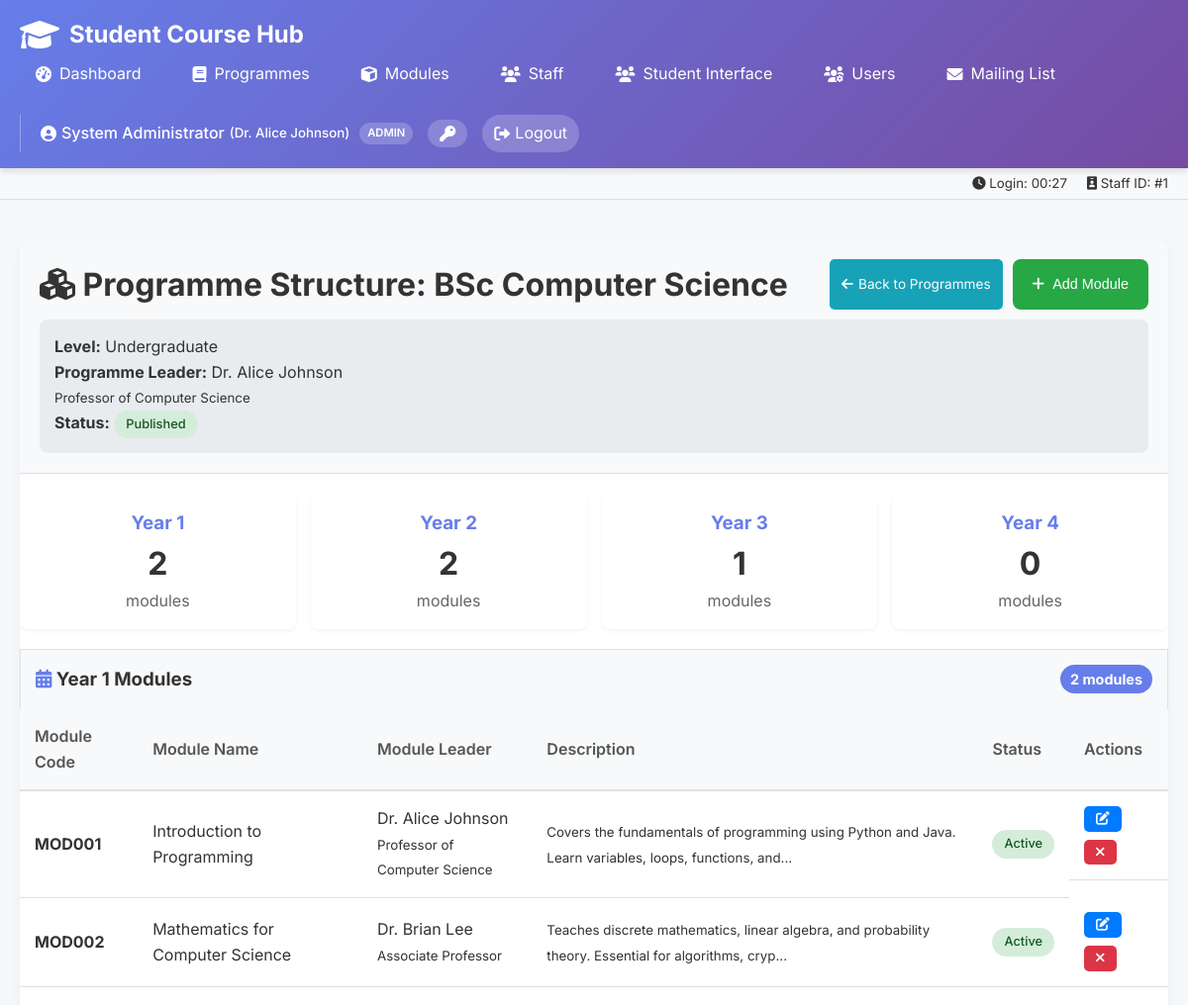
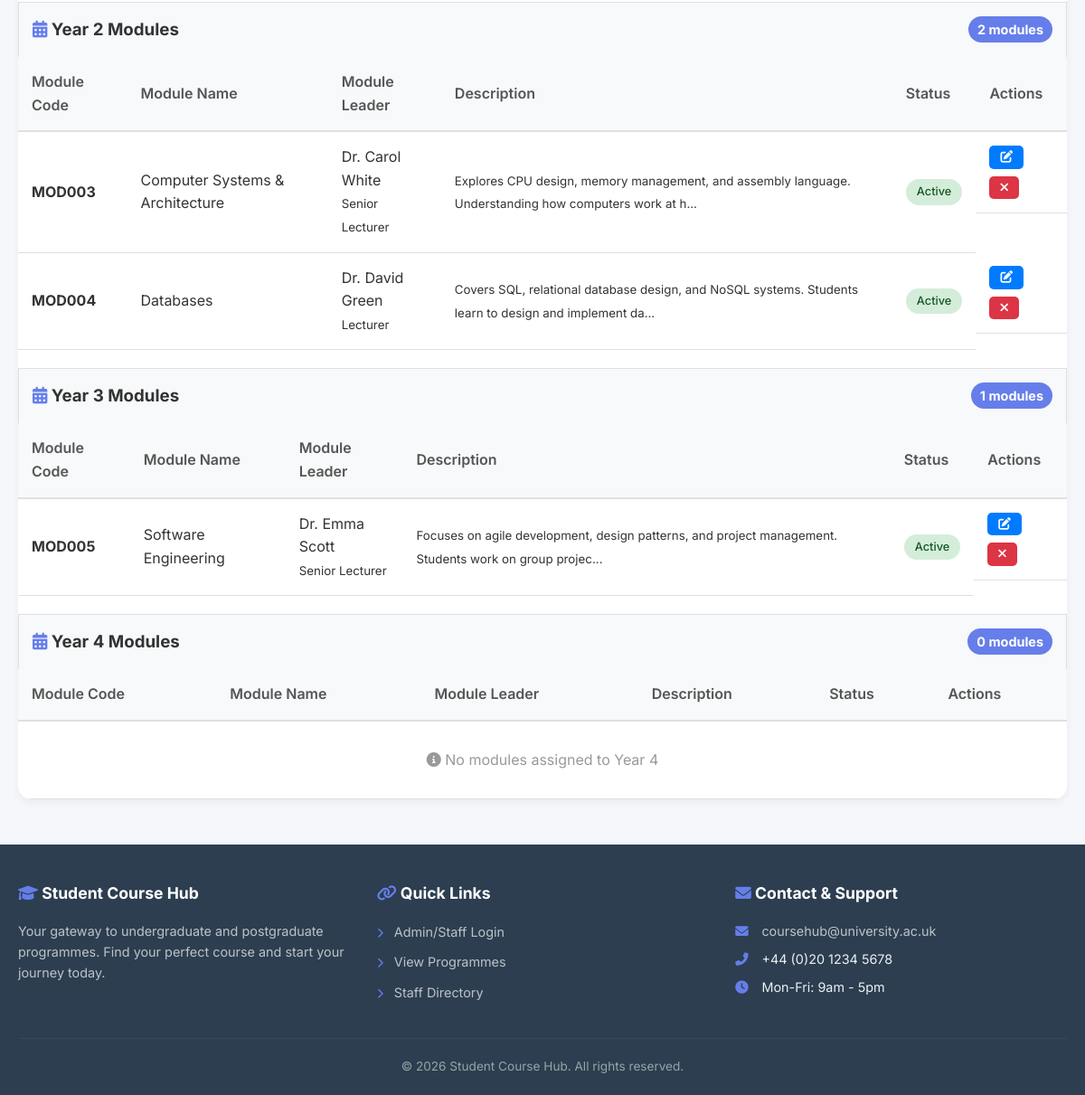
/programme-modules.php?id=1 (signed in), run on the app's committed database (2 pictures, top to bottom).
### tables this page shows
CREATE TABLE Programmes (
    ProgrammeID INT PRIMARY KEY AUTO_INCREMENT,
    ProgrammeName VARCHAR(150) NOT NULL,
    LevelID INT,
    ProgrammeLeaderID INT,
    Description TEXT,
    Image VARCHAR(255),
    ImageAlt TEXT,
    Status ENUM('published','draft') DEFAULT 'draft',
    CreatedAt TIMESTAMP DEFAULT CURRENT_TIMESTAMP,
    UpdatedAt TIMESTAMP DEFAULT CURRENT_TIMESTAMP ON UPDATE CURRENT_TIMESTAMP,
    FOREIGN KEY (LevelID) REFERENCES Levels(LevelID),
    FOREIGN KEY (ProgrammeLeaderID) REFERENCES Staff(StaffID)
);

CREATE TABLE Levels (
    LevelID INT PRIMARY KEY,
    LevelName VARCHAR(50) NOT NULL
);

CREATE TABLE Staff (
    StaffID INT PRIMARY KEY,
    Name VARCHAR(100) NOT NULL,
    Title VARCHAR(100),
    Bio TEXT,
    Department VARCHAR(100),
    Photo VARCHAR(255),
    Email VARCHAR(100)
);

CREATE TABLE ProgrammeModules (
    ProgrammeModuleID INT PRIMARY KEY AUTO_INCREMENT,
    ProgrammeID INT,
    ModuleID INT,
    Year INT,
    FOREIGN KEY (ProgrammeID) REFERENCES Programmes(ProgrammeID),
    FOREIGN KEY (ModuleID) REFERENCES Modules(ModuleID)
);

CREATE TABLE Modules (
    ModuleID INT PRIMARY KEY,
    ModuleName VARCHAR(150) NOT NULL,
    ModuleLeaderID INT,
    Description TEXT,
    Image VARCHAR(255),
    ImageAlt TEXT,
    Status ENUM('active','inactive') DEFAULT 'active',
    CreatedAt TIMESTAMP DEFAULT CURRENT_TIMESTAMP,
    UpdatedAt TIMESTAMP DEFAULT CURRENT_TIMESTAMP ON UPDATE CURRENT_TIMESTAMP,
    FOREIGN KEY (ModuleLeaderID) REFERENCES Staff(StaffID)
);

### programme-modules.php (the view, shortened to what this page needs)
<?php
require_once '../includes/config.php';
$programme_id = isset($_GET['id']) ? (int)$_GET['id'] : 0;
$prog_query = "SELECT p.*, l.LevelName, s.Name as leader_name, s.Title as leader_title
               FROM Programmes p
               LEFT JOIN Levels l ON p.LevelID = l.LevelID
               LEFT JOIN Staff s ON p.ProgrammeLeaderID = s.StaffID
               WHERE p.ProgrammeID = $programme_id";
$prog_result = mysqli_query($conn, $prog_query);
$programme = mysqli_fetch_assoc($prog_result);
include '../includes/header.php';
$modules_query = "SELECT pm.*, m.ModuleName, m.ModuleID, m.Description, m.Status as module_status,
                         s.Name as leader_name, s.Title as leader_title
                  FROM ProgrammeModules pm
                  JOIN Modules m ON pm.ModuleID = m.ModuleID
                  LEFT JOIN Staff s ON m.ModuleLeaderID = s.StaffID
                  WHERE pm.ProgrammeID = $programme_id
                  ORDER BY pm.Year, m.ModuleName";
$modules_result = mysqli_query($conn, $modules_query);
$available_query = "SELECT m.*, s.Name as leader_name, s.Title as leader_title
                   FROM Modules m
                   LEFT JOIN Staff s ON m.ModuleLeaderID = s.StaffID
                   WHERE m.ModuleID NOT IN (
                       SELECT ModuleID FROM ProgrammeModules WHERE ProgrammeID = $programme_id
                   ) AND m.Status = 'active'
                   ORDER BY m.ModuleName";
$available_result = mysqli_query($conn, $available_query);
$year_counts = [1 => 0, 2 => 0, 3 => 0, 4 => 0];
$year_count_query = "SELECT Year, COUNT(*) as count FROM ProgrammeModules WHERE ProgrammeID = $programme_id GROUP BY Year";
$year_count_result = mysqli_query($conn, $year_count_query);
while ($yc = mysqli_fetch_assoc($year_count_result)) {
    $year_counts[$yc['Year']] = $yc['count'];
}
?>
<div class="table-container">
    <div class="table-header" style="flex-direction: column; align-items: flex-start; gap: 10px;">
        <div style="display: flex; justify-content: space-between; width: 100%;">
            <h1>
                <i class="fas fa-cubes"></i>
                Programme Structure: <?php echo htmlspecialchars($programme['ProgrammeName']); ?>
            </h1>
            <div style="display: flex; gap: 10px;">
                <a href="<?php echo BASE_PATH; ?>admin/programmes.php" class="view-btn">
                    <i class="fas fa-arrow-left"></i> Back to Programmes
                </a>
                <?php if (mysqli_num_rows($available_result) > 0): ?>
                    <button class="add-btn" onclick="openModal('addModuleModal')">
                        <i class="fas fa-plus"></i> Add Module
                    </button>
                <?php endif; ?>
            </div>
        </div>
        <div style="background: #e9ecef; padding: 15px; border-radius: 8px; width: 100%;">
            <p><strong>Level:</strong> <?php echo htmlspecialchars($programme['LevelName']); ?></p>
            <p><strong>Programme Leader:</strong> <?php echo htmlspecialchars($programme['leader_name'] ?? 'Not assigned'); ?>
            <?php if (!empty($programme['leader_title'])): ?>
                <br><small><?php echo htmlspecialchars($programme['leader_title']); ?></small>
            <?php endif; ?>
            </p>
            <p><strong>Status:</strong>
                <span class="status-badge status-<?php echo strtolower($programme['Status']); ?>">
                    <?php echo ucfirst($programme['Status']); ?>
                </span>
            </p>
        </div>
    </div>
    <div style="display: grid; grid-template-columns: repeat(4, 1fr); gap: 15px; margin: 20px 0;">
        <?php for ($year = 1; $year <= 4; $year++): ?>
            <div style="background: white; padding: 15px; border-radius: 8px; box-shadow: 0 2px 4px rgba(0,0,0,0.05); text-align: center;">
                <h3 style="color: #667eea;">Year <?php echo $year; ?></h3>
                <p style="font-size: 2rem; font-weight: bold;"><?php echo $year_counts[$year]; ?></p>
                <p style="color: #666;">modules</p>
            </div>
        <?php endfor; ?>
    </div>
    <?php for ($year = 1; $year <= 4; $year++): ?>
        <div class="table-responsive" style="margin-top: 20px;">
            <h3 style="padding: 15px; background: #f8f9fa; margin: 0; border: 1px solid #e0e0e0; border-bottom: none;">
                <i class="fas fa-calendar-alt" style="color: #667eea;"></i> Year <?php echo $year; ?> Modules
                <span style="float: right; background: #667eea; color: white; padding: 3px 10px; border-radius: 20px; font-size: 0.9rem;">
                    <?php echo $year_counts[$year]; ?> modules
                </span>
            </h3>
            <table style="border-top: none;">
                <thead>
                    <tr>
                        <th>Module Code</th>
                        <th>Module Name</th>
                        <th>Module Leader</th>
                        <th>Description</th>
                        <th>Status</th>
                        <th>Actions</th>
                    </tr>
                </thead>
                <tbody>
                    <?php
                    $year_has_modules = false;
                    mysqli_data_seek($modules_result, 0);
                    while ($module = mysqli_fetch_assoc($modules_result)):
                        if ($module['Year'] == $year):
                            $year_has_modules = true;
                    ?>
                        <tr>
                            <td><strong>MOD<?php echo str_pad($module['ModuleID'], 3, '0', STR_PAD_LEFT); ?></strong></td>
                            <td><?php echo htmlspecialchars($module['ModuleName']); ?></td>
                            <td>
                                <?php echo htmlspecialchars($module['leader_name'] ?? 'Not assigned'); ?>
                                <?php if (!empty($module['leader_title'])): ?>
                                    <br><small><?php echo htmlspecialchars($module['leader_title']); ?></small>
                                <?php endif; ?>
                            </td>
                            <td><small><?php echo substr(htmlspecialchars($module['Description']), 0, 100); ?>...</small></td>
                            <td>
                                <span class="status-badge status-<?php echo strtolower($module['module_status']); ?>">
                                    <?php echo ucfirst($module['module_status']); ?>
                                </span>
                            </td>
                            <td class="action-btns">
                                <a href="<?php echo BASE_PATH; ?>admin/edit-module.php?id=<?php echo $module['ModuleID']; ?>" class="edit-btn" title="Edit Module">
                                    <i class="fas fa-edit"></i>
                                </a>
                                <a href="?id=<?php echo $programme_id; ?>&remove=1&module_id=<?php echo $module['ModuleID']; ?>"
                                   class="delete-btn"
                                   onclick="return confirm('Remove this module from Year <?php echo $year; ?>?')"
                                   title="Remove from programme">
                                    <i class="fas fa-times"></i>
                                </a>
                            </td>
                        </tr>
                    <?php
                        endif;
                    endwhile;
                    if (!$year_has_modules):
                    ?>
                        <tr>
                            <td colspan="6" style="text-align: center; padding: 30px; color: #999;">
                                <i class="fas fa-info-circle"></i> No modules assigned to Year <?php echo $year; ?>
                            </td>
                        </tr>
                    <?php endif; ?>
                </tbody>
            </table>
        </div>
    <?php endfor; ?>
</div>
<?php include '../includes/footer.php'; ?>

### css/common.css (style rules this page uses)
* { margin: 0; padding: 0; box-sizing: border-box; }
body { font-family: 'Inter', sans-serif; background: #f5f7fa; color: #333; line-height: 1.6; }
.add-btn { background: #28a745; color: white; border: none; padding: 10px 20px; border-radius: 8px; cursor: pointer; font-size: 0.9rem; display: inline-flex; align-items: center; gap: 8px; text-decoration: none; transition: all 0.3s ease; }
.action-btns { display: flex; gap: 8px; flex-wrap: wrap; }
.edit-btn, .delete-btn, .view-btn { padding: 6px 12px; border: none; border-radius: 5px; cursor: pointer; font-size: 0.85rem; transition: all 0.2s ease; text-decoration: none; display: inline-flex; align-items: center; gap: 5px; }
.edit-btn { background: #007bff; color: white; }
.delete-btn { background: #dc3545; color: white; }
.view-btn { background: #17a2b8; color: white; }
.table-container { background: white; border-radius: 15px; overflow: hidden; box-shadow: 0 4px 10px rgba(0,0,0,0.05); margin-bottom: 30px; }
.table-header { padding: 20px; background: #f8f9fa; border-bottom: 1px solid #e0e0e0; display: flex; justify-content: space-between; align-items: center; flex-wrap: wrap; gap: 15px; }
.table-responsive { overflow-x: auto; -webkit-overflow-scrolling: touch; }
table { width: 100%; border-collapse: collapse; }
th { background: #f8f9fa; padding: 15px; text-align: left; font-weight: 600; color: #555; border-bottom: 2px solid #e0e0e0; }
td { padding: 15px; border-bottom: 1px solid #e0e0e0; vertical-align: middle; }
.status-badge { display: inline-block; padding: 4px 12px; border-radius: 20px; font-size: 0.8rem; font-weight: 500; }
.status-published, .status-active { background: #d4edda; color: #155724; }

### data on the page
programmes: ProgrammeName "BSc Computer Science", LevelID.LevelName "Undergraduate", ProgrammeLeaderID.Name "Dr. Alice Johnson", ProgrammeLeaderID.Title "Professor of Computer Science", Status "Published"
programmemodules: ModuleID.ModuleID "001", ModuleID.ModuleName "Introduction to Programming", staff.Name "Dr. Alice Johnson", staff.Title "Professor of Computer Science", ModuleID.Description "Covers the fundamentals of programming using Python and Java. Learn variables, loops, functions, and", ModuleID.Status "Active"
programmemodules: ModuleID.ModuleID "002", ModuleID.ModuleName "Mathematics for Computer Science", staff.Name "Dr. Brian Lee", staff.Title "Associate Professor", ModuleID.Description "Teaches discrete mathematics, linear algebra, and probability theory. Essential for algorithms, cryp", ModuleID.Status "Active"
programmemodules: ModuleID.ModuleID "003", ModuleID.ModuleName "Computer Systems & Architecture", staff.Name "Dr. Carol White", staff.Title "Senior Lecturer", ModuleID.Description "Explores CPU design, memory management, and assembly language. Understanding how computers work at h", ModuleID.Status "Active"
programmemodules: ModuleID.ModuleID "004", ModuleID.ModuleName "Databases", staff.Name "Dr. David Green", staff.Title "Lecturer", ModuleID.Description "Covers SQL, relational database design, and NoSQL systems. Students learn to design and implement da", ModuleID.Status "Active"
programmemodules: ModuleID.ModuleID "005", ModuleID.ModuleName "Software Engineering", staff.Name "Dr. Emma Scott", staff.Title "Senior Lecturer", ModuleID.Description "Focuses on agile development, design patterns, and project management. Students work on group projec", ModuleID.Status "Active"

### other printed values
$current_user_name "System Administrator"
$staff_name "Dr. Alice Johnson"
$current_user_role "ADMIN"
date('H:i', $_SESSION['login_time']) "00:27"
$staff_id "1"
$year_counts[$year] "2"
$year_counts[$year] "1"
$year_counts[$year] "0"
